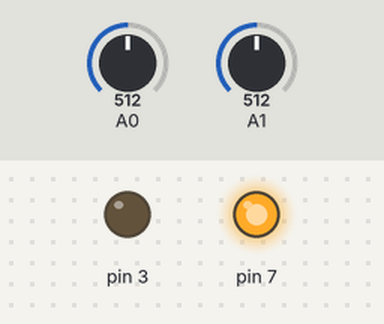
A sketch run on a simulated Arduino Uno, built with avr-gcc and run on an emulated ATmega328P. On the bench: output pins drawn as LEDs (lit = HIGH). Inputs (shaded band) come from the test bench; at power-on: A0 = 512, A1 = 512.

Above: at 1.2 s.
1.3 s: A0 set to 716
At 1.6 s:
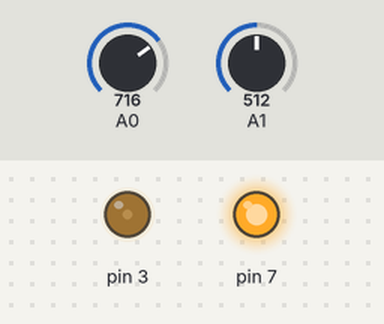
2.8 s: A1 set to 306
At 3.8 s:
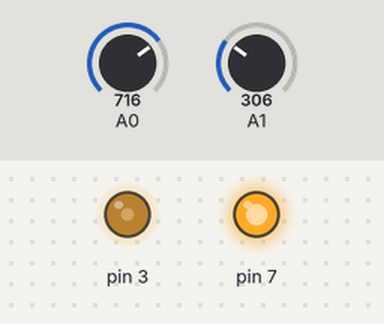
4.3 s: A0 set to 900
At 4.9 s:
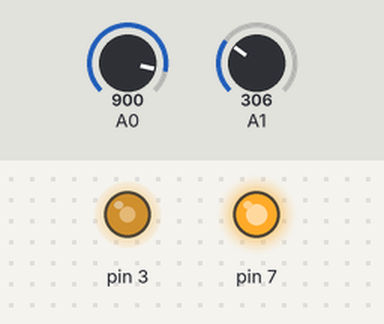
5.8 s: A1 set to 122
At 6.3 s:
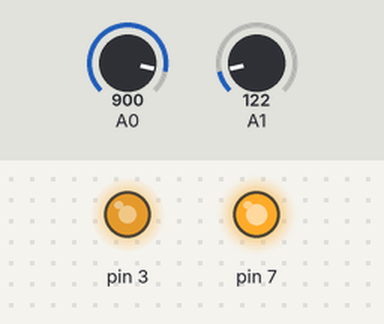
7.3 s: A0 set to 0
At 8.5 s:
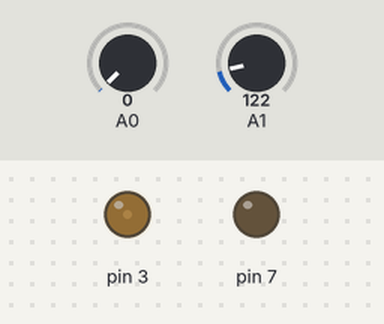
8.8 s: A1 set to 511
At 9.6 s:
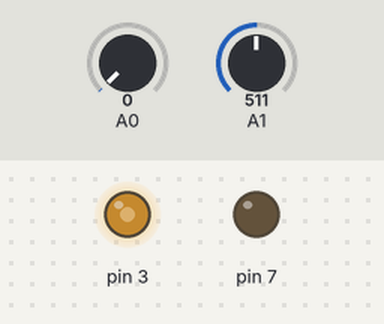
Timing chart, 0 to 11.3 s (numbered marks = the images above; inputs shaded):
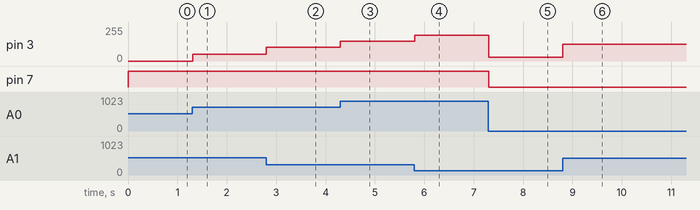

The sketch:

interrupt.ino
```cpp
void setup(){
  pinMode(3,OUTPUT);
  pinMode(7,OUTPUT);
  cli();

  TCCR0A = B00000010;
  TCCR0B = B00000101;   // prescalar = 1024
  TCNT0 = 0;

  OCR0A = 156.25;       // 16E6/(100*1024) = 156.25
  TIMSK0 = B00000010;

  sei();
}

ISR(TIMER0_COMPA_vect){
  unsigned int threshold, value, error, gain;
  unsigned char prop;
  boolean dir;

  threshold = analogRead(A0);
  value = analogRead(A1);

  if (value == threshold){
    dir = 1;
    error = 0;
    digitalWrite(7,HIGH);
  } else if (value < threshold){
    dir = 1;
    error = threshold - value;
    digitalWrite(7,HIGH);
  } else{
    dir = 0;
    error = value - threshold;
    digitalWrite(7,LOW);
  }

  prop = map(error,0,1023,0,255);
  analogWrite(3,prop);
}

void loop(){
}
```

Measured:
- after the input at 1.3 s, pin 3: 0/255 → 50/255 at once
- after the input at 2.8 s, pin 3: 50/255 → 102/255 at once
- after the input at 4.3 s, pin 3: 102/255 → 148/255 at once
- after the input at 5.8 s, pin 3: 148/255 → 193/255 at once
- after the input at 7.3 s, pin 3: 193/255 → 30/255 at once; pin 7: HIGH → LOW at once
- after the input at 8.8 s, pin 3: 30/255 → 127/255 at once
